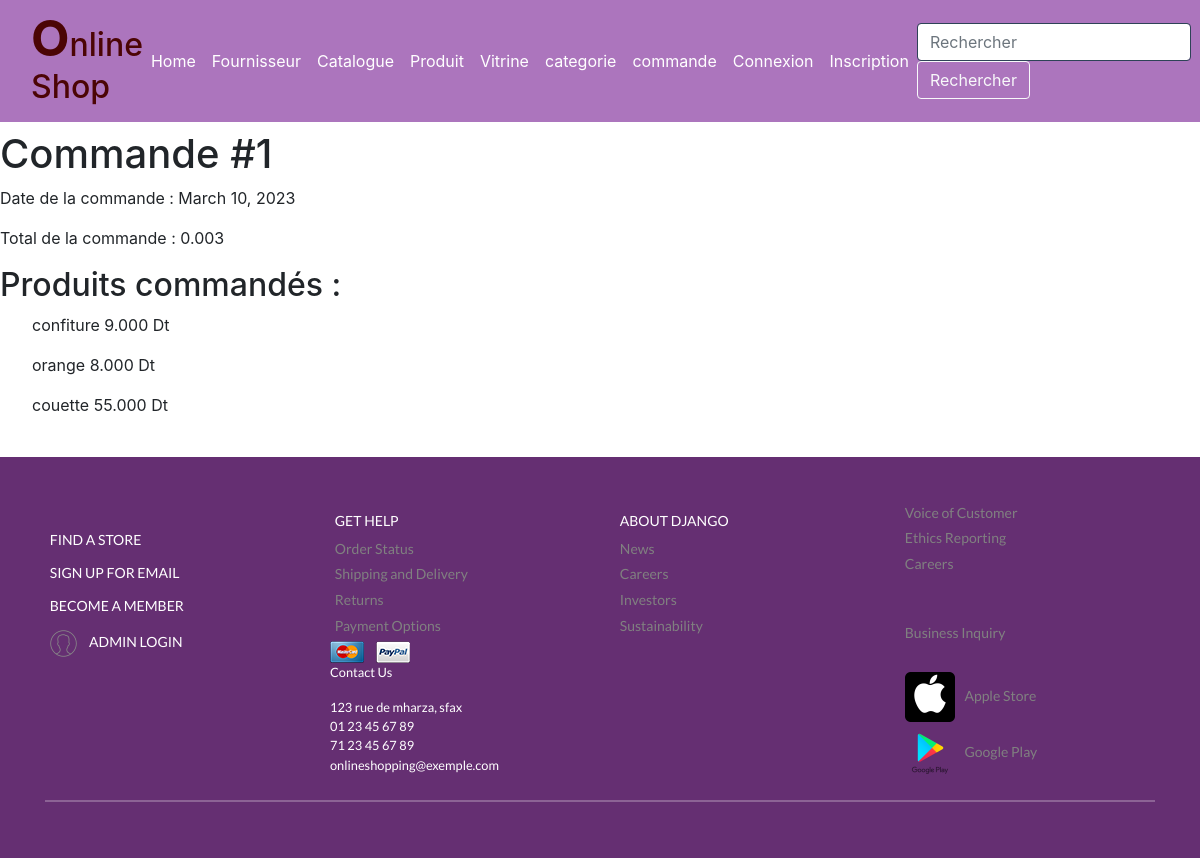
Screenshot of /magasin/commande_detail/1/ with the database file from the repository.
### magasin/models.py (models this page shows)
class Commande (models.Model):
    dateCde=models.DateField(null=True, default=date.today)
    totalCde=models.DecimalField(max_digits=10,decimal_places=3)
    produits=models.ManyToManyField('Produit')

class Produit (models.Model) :
    libellé=models.CharField(max_length=100)
    description=models.TextField(default='Non définie')
    prix =models.DecimalField(max_digits=10,decimal_places=3)
    TYPE_CHOICES=[('em','emballé'),('fr','Frais'),('cs','Conserve')]
    type=models.CharField(max_length=2,choices=TYPE_CHOICES,default='em')
    img = models.ImageField(blank=True, upload_to='media/')
    catégorie=models.ForeignKey('Categorie',on_delete=models.CASCADE,null=True)# « plusieurs à un »
    Fournisseur=models.ForeignKey('Fournisseur',on_delete=models.CASCADE,null=True)
    commande_produit = models.ManyToManyField('Commande', blank=True)
    stock = models.PositiveIntegerField()

### magasin/views.py (the view)
# urls.py: path('commande_detail/<int:pk>/', views.commande_detail, name='commande_detail'),
def commande_detail(request, pk):
    commande = get_object_or_404(Commande, pk=pk)
    produits_commandes = Commande_Produit.objects.filter(commande=commande)
    total = 0
    for produit_commande in produits_commandes:
        produit = produit_commande.produit
        total += produit.prix * produit_commande.quantite
    return render(request, 'magasin/affiche_commande.html', {'commande': commande, 'produits_commandes': produits_commandes, 'total': total})

### magasin/templates/magasin/affiche_commande.html (shortened to what this page needs)
{% extends 'magasin/base.html' %}
{% block content %}
<!DOCTYPE html>
<html>
<head>
</head>
<body>
    <h1>Commande #{{ commande.id }}</h1>
    <p>Date de la commande : {{ commande.dateCde }}</p>
    <p>Total de la commande : {{ commande.totalCde }}</p>
    <h2>Produits commandés :</h2>
        {% for produit in commande.produits.all %}
        <ul>
        <tr>
          <td>{{ produit.libellé }}</td>
          <td>{{ produit.prix }} Dt</td>
        </tr>
    </ul>
    {% endfor %}
</body>
</html>
{% endblock content %}

### rows the page displays
Commande: id "1", dateCde "March 10, 2023", totalCde "0.003"
Produit: libellé "confiture", prix "9.000"
Produit: libellé "orange", prix "8.000"
Produit: libellé "couette", prix "55.000"
